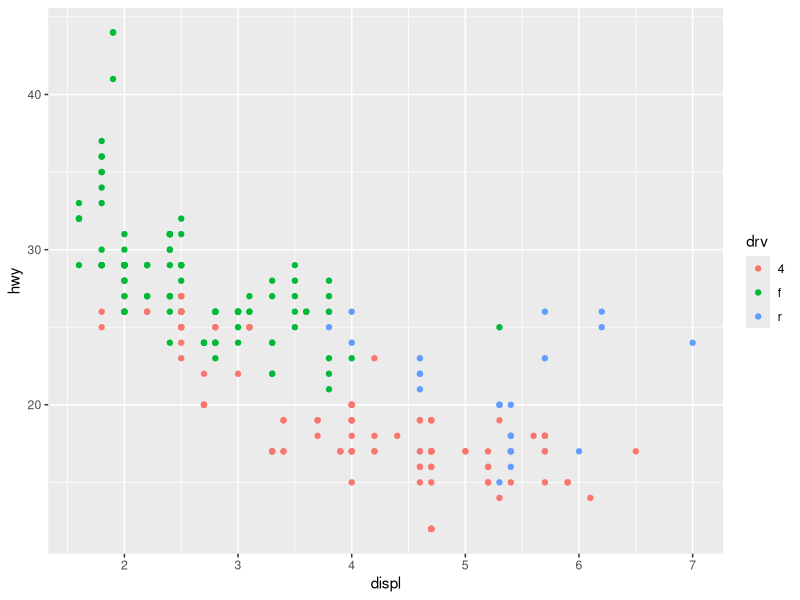
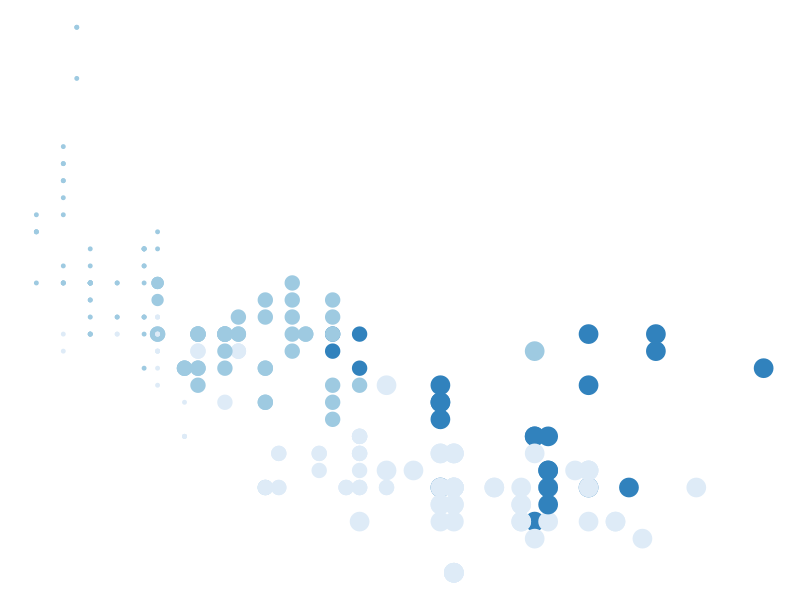

Reproduce these figures in R, in order.
## ---- chunk 1
#load in packages
library(ggplot2)
library(tibble)

#load in data
mpg 

## ---- chunk 2
#creating initial plot for data
mpg |>
  ggplot(aes(displ, hwy, colour = drv)) + 
  geom_point()
## ---- chunk 3
#this code creates a plot 

mpg |>
  ggplot(aes(displ, hwy, colour = drv, size = cyl)) + 
  geom_point(show.legend = FALSE) + 
  theme_void() + 
  scale_color_brewer()

## ---- chunk 4
9+2




